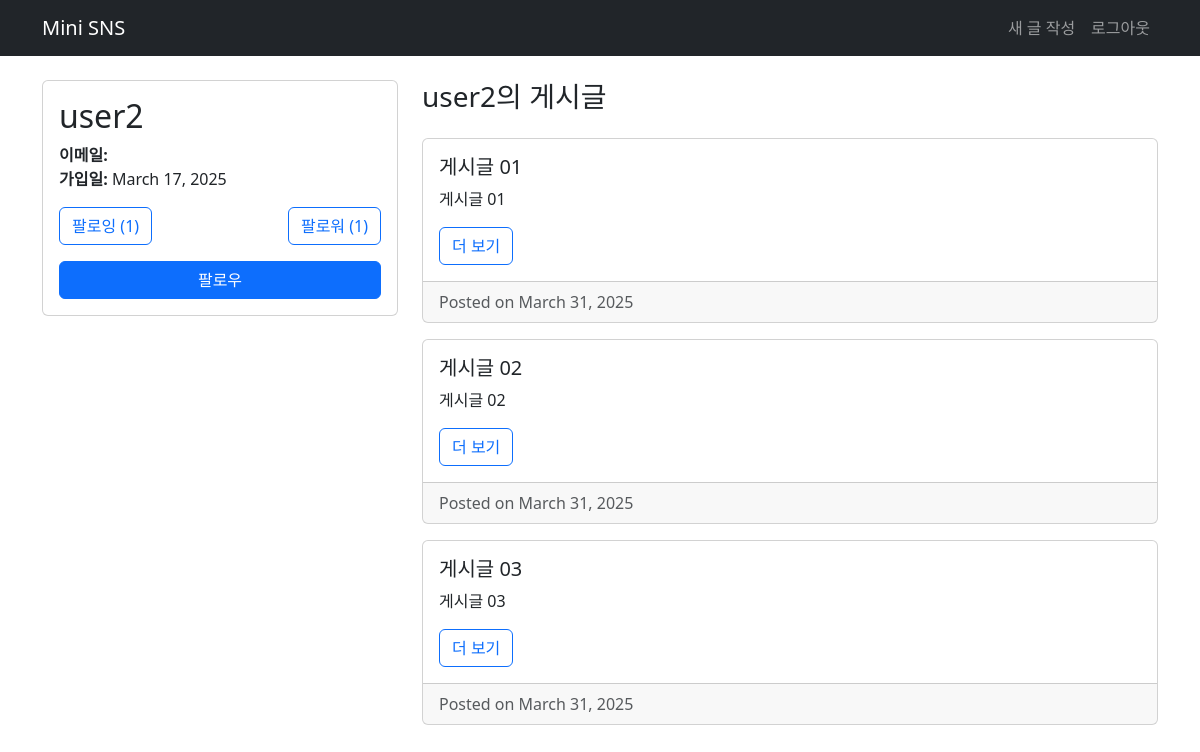
The page /accounts/profile/user2/ on the database its author committed.
### accounts/models.py (models this page shows)
class User(AbstractUser):
    followings = models.ManyToManyField('self', symmetrical=False, related_name='followers')

### posts/models.py (models this page shows)
class Post(models.Model):
    user = models.ForeignKey(settings.AUTH_USER_MODEL, on_delete=models.CASCADE, related_name='posts')
    title = models.CharField(max_length=100)
    content = models.TextField()
    created_at = models.DateTimeField(auto_now_add=True)
    updated_at = models.DateTimeField(auto_now=True)
    image = models.ImageField(upload_to='posts/', blank=True)

### accounts/views.py (the view)
# urls.py: path('profile/<str:username>/', views.profile, name='profile'),
def profile(request, username):
    user = User.objects.get(username=username)
    context = {
        'user': user
    }
    return render(request, 'accounts/profile.html', context)

### accounts/templates/accounts/profile.html (shortened to what this page needs)
{% extends 'base.html' %}
{% block content %}
<div class="row">
    <div class="col-md-4">
        <div class="card mb-4">
            <div class="card-body">
                <h2 class="card-title">{{ user.username }}</h2>
                <p class="card-text">
                    <strong>이메일:</strong> {{ user.email }}<br>
                    <strong>가입일:</strong> {{ user.date_joined|date:"F d, Y" }}
                </p>
                <div class="d-flex justify-content-between">
                    <a href="{% url 'accounts:following' user.pk %}" class="btn btn-outline-primary">
                        팔로잉 ({{ user.followings.count }})
                    </a>
                    <a href="{% url 'accounts:followers' user.pk %}" class="btn btn-outline-primary">
                        팔로워 ({{ user.followers.count }})
                    </a>
                </div>
                {% if request.user != user %}
                <form action="{% url 'accounts:follow' user.pk %}" method="POST" class="mt-3">
                    {% if request.user in user.followers.all %}
                        <button type="submit" class="btn btn-danger w-100">언팔로우</button>
                    {% else %}
                        <button type="submit" class="btn btn-primary w-100">팔로우</button>
                    {% endif %}
                </form>
                {% endif %}
            </div>
        </div>
    </div>
    <div class="col-md-8">
        <h3 class="mb-4">{{ user.username }}의 게시글</h3>
        {% for post in user.posts.all %}
        <div class="card mb-3">
            <div class="card-body">
                <h5 class="card-title">{{ post.title }}</h5>
                <p class="card-text">{{ post.content|truncatewords:30 }}</p>
                <a href="{% url 'posts:detail' post.pk %}" class="btn btn-outline-primary">더 보기</a>
            </div>
            <div class="card-footer text-muted">
                Posted on {{ post.created_at|date:"F d, Y" }}
            </div>
        </div>
        {% empty %}
        <p>게시글이 없습니다.</p>
        {% endfor %}
    </div>
</div>
{% endblock content %}

### templates/base.html (shortened to what this page needs)
<!DOCTYPE html>
<html lang="en">
<head>
  <link href="https://cdn.jsdelivr.net/npm/bootstrap@5.3.1/dist/css/bootstrap.min.css" rel="stylesheet">
</head>
<body>
  <nav class="navbar navbar-expand-lg navbar-dark bg-dark">
    <div class="container">
      <a class="navbar-brand" href="{% url 'posts:index' %}">Mini SNS</a>
      <div class="navbar-nav">
        {% if user.is_authenticated %}
          <a class="nav-link" href="{% url 'posts:create' %}">새 글 작성</a>
          <a class="nav-link" href="{% url 'accounts:logout' %}">로그아웃</a>
        {% else %}
          <a class="nav-link" href="{% url 'accounts:login' %}">로그인</a>
          <a class="nav-link" href="{% url 'accounts:signup' %}">회원가입</a>
          {% endif %}
      </div>
    </div>
  </nav>
  <div class="container mt-4">
    {% block content %}
    {% endblock content %}
  </div>
</body>
</html>

### rows shown on the page
User: username "user2", date_joined "March 17, 2025", followings.count "1", followers.count "1"
Post: title "게시글 01", content "게시글 01", created_at "March 31, 2025"
Post: title "게시글 02", content "게시글 02", created_at "March 31, 2025"
Post: title "게시글 03", content "게시글 03", created_at "March 31, 2025"
